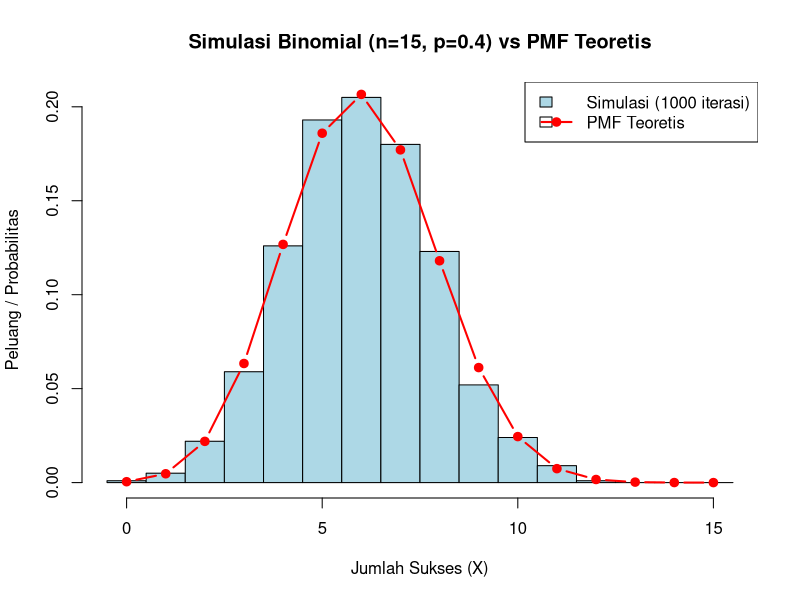

Generate this figure with R:
# NOMOR 1: Distribusi Poisson
# Rata-rata kedatangan (lambda) = 3
lambda <- 3

# Menghitung P(X >= 5) = 1 - P(X <= 4)
prob_1 <- ppois(q = 4, lambda = lambda, lower.tail = FALSE)

cat("Nomor 1:\n")
cat("P(X >= 5) =", prob_1, "\n\n")

# NOMOR 2: Distribusi Hipergeometrik
# Pengambilan tanpa pengembalian menggunakan Distribusi Hipergeometrik:
# m = jumlah bola merah (sukses) = 20
# n = jumlah bola bukan merah (gagal) = 80
# k = jumlah bola yang diambil (ukuran sampel) = 10

m <- 20
n <- 80
k <- 10

# Contoh memodelkan nilai PMF untuk seluruh kemungkinan jumlah bola merah (0 s.d. 10):
x_vals <- 0:k
pmf_hyper <- dhyper(x = x_vals, m = m, n = n, k = k)

# Menampilkan tabel distribusi peluang
tabel_hiper <- data.frame(Jumlah_Bola_Merah = x_vals, Peluang = pmf_hyper)

cat("Nomor 2:\n")
print(tabel_hiper)
cat("\n")

# NOMOR 3: Simulasi Binomial vs PMF Teoretis
set.seed(123) # Mengatur seed agar hasil simulasi konsisten

n_sim <- 1000 # Jumlah percobaan simulasi
size <- 15    # Banyaknya percobaan binomial (n)
prob <- 0.4   # Peluang sukses (p)

# 1. Melakukan simulasi 1.000 percobaan Binomial
simulasi <- rbinom(n = n_sim, size = size, prob = prob)

# 2. Menghitung PMF Teoretis
x_bin <- 0:size
pmf_teoretis <- dbinom(x = x_bin, size = size, prob = prob)

# 3. Membandingkan Histogram Hasil Simulasi dengan PMF Teoretis
# Membuat histogram peluang relatif dari hasil simulasi
hist_data <- hist(simulasi, 
                  breaks = seq(-0.5, size + 0.5, by = 1), 
                  probability = TRUE,
                  col = "lightblue",
                  xlab = "Jumlah Sukses (X)",
                  ylab = "Peluang / Probabilitas",
                  main = "Simulasi Binomial (n=15, p=0.4) vs PMF Teoretis")

# Menambahkan titik dan garis untuk PMF Teoretis
lines(x_bin, pmf_teoretis, type = "b", col = "red", pch = 19, lwd = 2)

# Menambahkan legenda
legend("topright", 
       legend = c("Simulasi (1000 iterasi)", "PMF Teoretis"),
       fill = c("lightblue", NA), 
       col = c(NA, "red"), 
       lty = c(NA, 1), 
       pch = c(NA, 19), 
       lwd = c(NA, 2))
